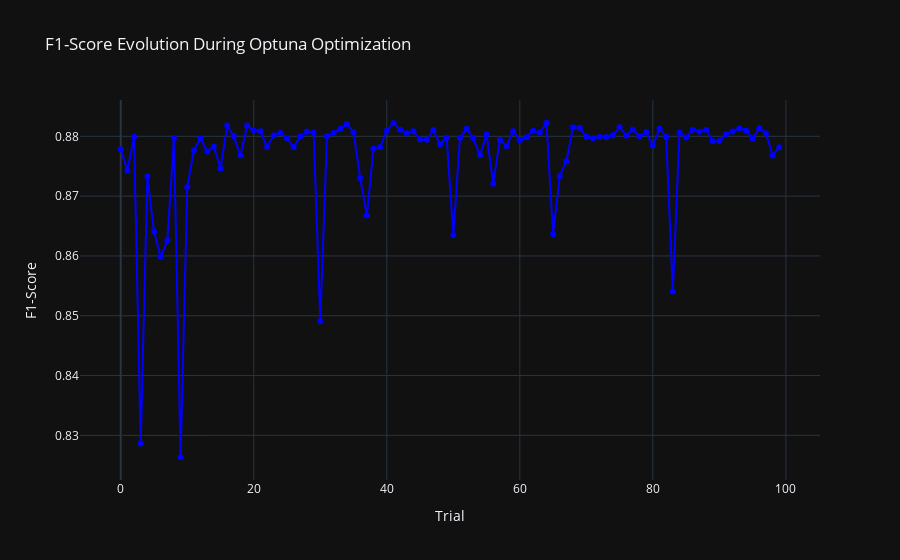

Notebook code cell kept with this figure:
### Code cell
# Extract F1-scores from each trial in the study
f1_scores = [study_xg_unbalanced.trials[i].value for i in range(len(study_xg_unbalanced.trials))]  # Get the F1-score for each trial

# Create a plotly figure
fig = go.Figure()

# Add a line plot to the figure with the F1-scores
fig.add_trace(go.Scatter(
    x=list(range(len(study_xg_unbalanced.trials))),  # X-axis: Trial number
    y=f1_scores,  # Y-axis: F1-score values
    mode='markers+lines',  # Display both markers and lines
    name='F1-score',  # Label for the line
    line=dict(color='blue'),  # Line color
    marker=dict(color='blue', size=6)  # Marker style
))

# Update layout for the plot
fig.update_layout(
    title="F1-Score Evolution During Optuna Optimization",  # Title of the plot
    xaxis_title="Trial",  # Label for X-axis
    yaxis_title="F1-Score",  # Label for Y-axis
    template="plotly_dark",  # Use dark template for better visibility
    showlegend=False  # Hide legend
)

# Show the plot
fig.show()

### Figure 1 — Plotly figure (JSON) as saved in the notebook; plotly's stock layout.template omitted (floating-point values rounded to 4 significant figures)
{"data": [{"line": {"color": "blue"}, "marker": {"color": "blue", "size": 6}, "mode": "markers+lines", "name": "F1-score", "type": "scatter", "x": [0, 1, 2, 3, 4, 5, 6, 7, 8, 9, 10, 11, 12, 13, 14, 15, 16, 17, 18, 19, 20, 21, 22, 23, 24, 25, 26, 27, 28, 29, 30, 31, 32, 33, 34, 35, 36, 37, 38, 39, 40, 41, 42, 43, 44, 45, 46, 47, 48, 49, 50, 51, 52, 53, 54, 55, 56, 57, 58, 59, 60, 61, 62, 63, 64, 65, 66, 67, 68, 69, 70, 71, 72, 73, 74, 75, 76, 77, 78, 79, 80, 81, 82, 83, 84, 85, 86, 87, 88, 89, 90, 91, 92, 93, 94, 95, 96, 97, 98, 99], "y": [0.8779, 0.8743, 0.8799, 0.8287, 0.8733, 0.8641, 0.8599, 0.8625, 0.8797, 0.8263, 0.8715, 0.8777, 0.8796, 0.8775, 0.8783, 0.8746, 0.8818, 0.88, 0.8768, 0.8818, 0.881, 0.8808, 0.8782, 0.8802, 0.8806, 0.8797, 0.8782, 0.88, 0.8808, 0.8806, 0.8491, 0.8801, 0.8806, 0.8812, 0.882, 0.8807, 0.873, 0.8668, 0.878, 0.8782, 0.8809, 0.8822, 0.8811, 0.8805, 0.8808, 0.8795, 0.8794, 0.8811, 0.8787, 0.8798, 0.8634, 0.8798, 0.8813, 0.8797, 0.8768, 0.8803, 0.8721, 0.8794, 0.8784, 0.8809, 0.8794, 0.8798, 0.8809, 0.8806, 0.8823, 0.8636, 0.8734, 0.8758, 0.8815, 0.8814, 0.8799, 0.8797, 0.8799, 0.8799, 0.8802, 0.8815, 0.8801, 0.8811, 0.88, 0.8807, 0.8785, 0.8813, 0.8799, 0.8541, 0.8806, 0.8798, 0.8811, 0.8808, 0.8811, 0.8792, 0.8792, 0.8803, 0.8808, 0.8814, 0.881, 0.8796, 0.8813, 0.8805, 0.8768, 0.8782]}], "layout": {"showlegend": false, "title": {"text": "F1-Score Evolution During Optuna Optimization"}, "xaxis": {"title": {"text": "Trial"}}, "yaxis": {"title": {"text": "F1-Score"}}}}
